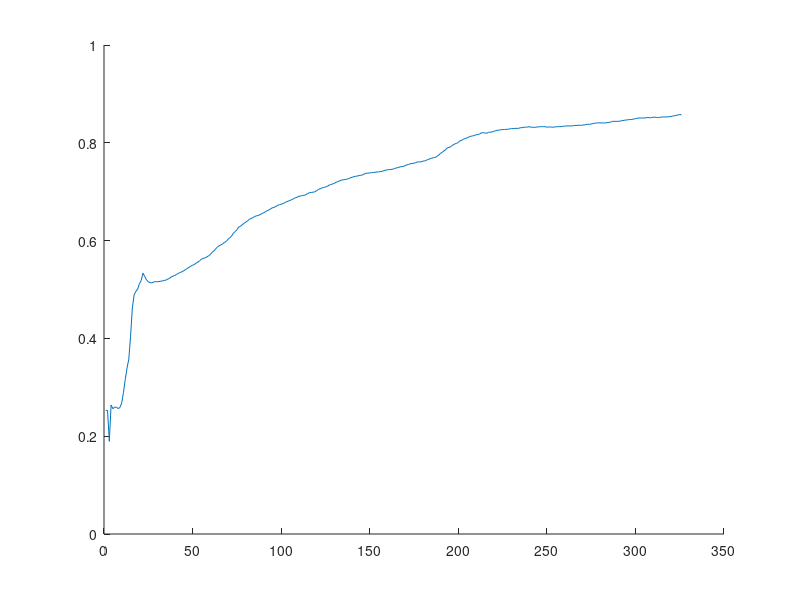

The MATLAB script that drew this image:
load ("dataset1withExamples.txt");
load Errors.txt



figure (1);
hold on
#plot3(dataset1withExamples(:,1),dataset1withExamples(:,3),dataset1withExamples(:,2),"+")
plot(Errors(:,2),Errors(:,1),"linestyle", "-")
hold off